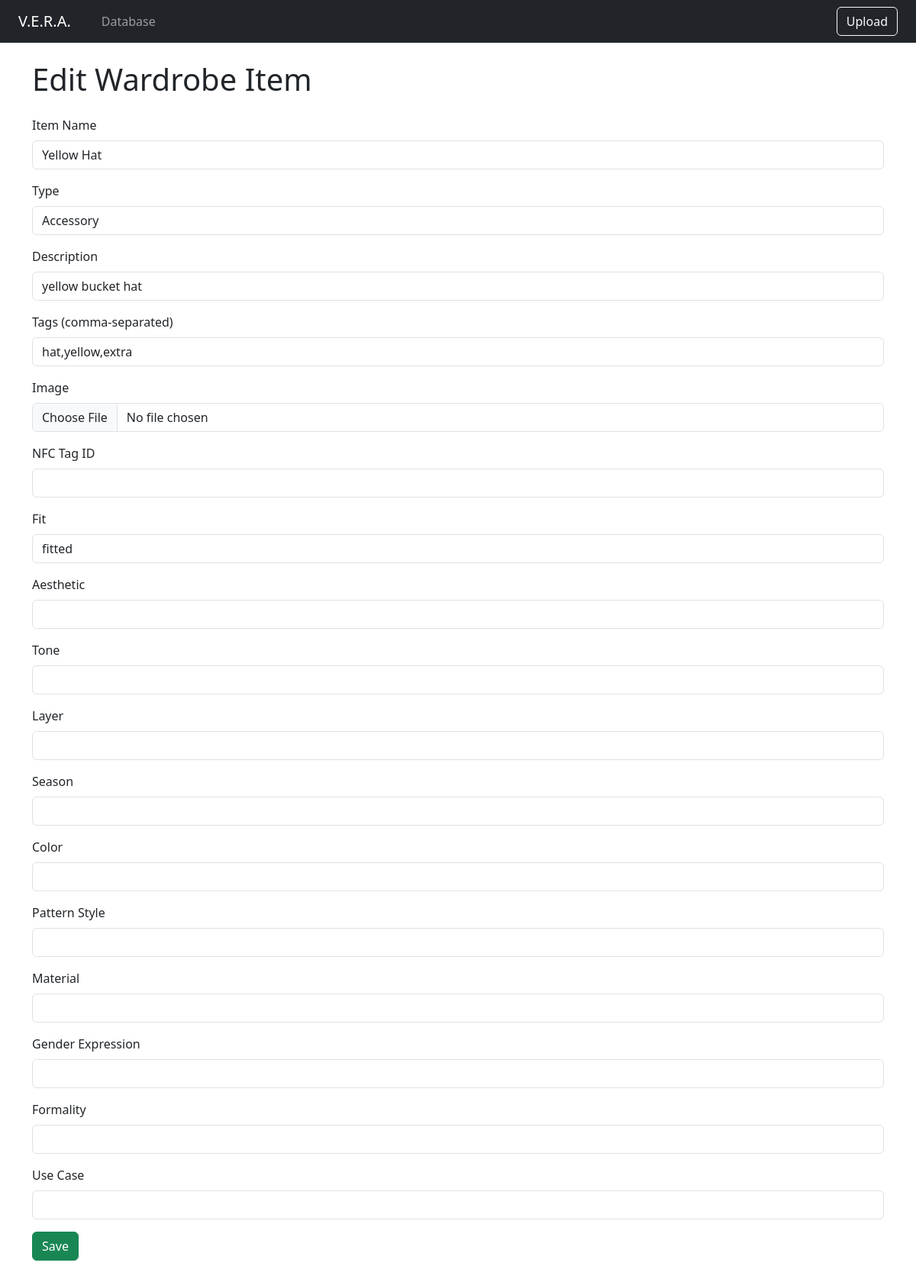
Page /edit/2 on the committed database.
### tables this page shows
CREATE TABLE items (
            id INTEGER PRIMARY KEY AUTOINCREMENT,
            name TEXT NOT NULL,
            item_type TEXT,
            description TEXT,
            tags TEXT,  -- comma-separated tags
            image_path TEXT,
            available BOOLEAN DEFAULT 1,
            last_used TEXT,
            nfc_tag_id TEXT
        , fit TEXT, aesthetic TEXT, tone TEXT, layer TEXT, season TEXT, color TEXT, pattern_style TEXT, material TEXT, gender_expression TEXT, formality TEXT, use_case TEXT);

### main.py (the view)
@app.route("/edit/<string:item_id>", methods=["GET", "POST"])
def edit_item(item_id):
    item = db.get_item(item_id)
    if not item:
        return redirect(url_for("browse"))
    if request.method == "POST":
        form = UploadForm()
        if form.validate_on_submit():
            tags = ",".join(tag.strip() for tag in form.tags.data.split(",") if tag.strip())
            if form.image.data:
                filename = secure_filename(form.image.data.filename)
                save_path = os.path.join(app.config['UPLOAD_FOLDER'], filename)
                form.image.data.save(save_path)
                image_url = url_for('wardrobe_file', filename=filename)
            else:
                image_url = item.image_path
            db.update_item(
                item_id=item_id,
                name=form.name.data,
                item_type=form.item_type.data,
                description=form.description.data,
                tags=tags,  # Save cleaned tags
                image_path=image_url,
                nfc_tag_id=form.nfc_tag_id.data,
                fit=form.fit.data,
                aesthetic=form.aesthetic.data,
                tone=form.tone.data,
                layer=form.layer.data,
                season=form.season.data,
                color=form.color.data,
                pattern_style=form.pattern_style.data,
                material=form.material.data,
                gender_expression=form.gender_expression.data,
                formality=form.formality.data,
                use_case=form.use_case.data
            )
            return redirect(url_for("browse"))
    else:
        form = UploadForm(obj=item)
    return render_template("upload.html", form=form, edit_mode=True)

### db/db_client.py (called while the page is built)
def get_connection():
    return sqlite3.connect(DB_NAME)

def map_item(row):
    return Item(
        item_id=row[0],
        name=row[1],
        item_type=row[2],
        description=row[3],
        tags=row[4].split(",") if row[4] else [],
        image_path=row[5],
        available=bool(row[6]),
        last_used=row[7],
        nfc_tag_id=row[8],
        fit=row[9],
        aesthetic=row[10],
        tone=row[11],
        layer=row[12],
        season=row[13],
        color=row[14],
        pattern_style=row[15],
        material=row[16],
        gender_expression=row[17],
        formality=row[18],
        use_case=row[19]
    )

def get_item(item_id: str):
    with get_connection() as conn:
        cursor = conn.cursor()
        cursor.execute("SELECT * FROM items WHERE id = ?", (item_id))
        result = cursor.fetchall()
        return map_item(result[0])

### templates/upload.html (shortened to what this page needs)
{% extends "base.html" %}
{% block content %}
<h1 class="mb-4">{{ "Edit Wardrobe Item" if edit_mode else "Upload New Wardrobe Item" }}</h1>
<form method="POST" enctype="multipart/form-data">
  {% for field in form %}
    {% if field.type != "SubmitField" and field.type != "CSRFTokenField" %}
      <div class="mb-3">
        {{ field.label(class="form-label") }}
        {{ field(class="form-control") }}
      </div>
    {% endif %}
  {% endfor %}
  <div class="mb-3">
    {{ form.submit(class="btn btn-success", value="Save" if edit_mode else "Add Item") }}
  </div>
</form>
{% endblock %}

### rows in the picture
items: name "Yellow Hat" "Accessory" "yellow bucket hat" "hat,yellow,extra" "fitted"

### other values in the picture
{{ "Edit Wardrobe Item" if edit_mode else "Upload New Wardrobe Item" }} "Edit Wardrobe Item"
{{ field.label(class="form-label") }} "Item Name" "Type" "Description" "Tags (comma-separated)" "Image" "NFC Tag ID" "Fit" "Aesthetic" "Tone" "Layer" "Season" "Color" "Pattern Style" "Material" "Gender Expression" "Formality" "Use Case"
